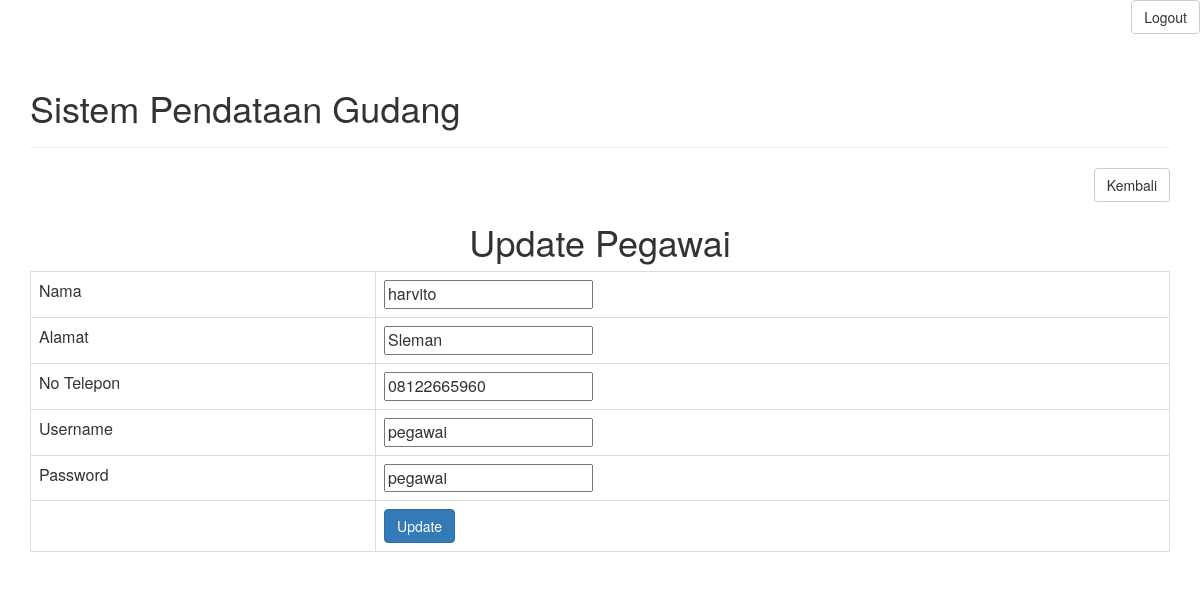
Screenshot of /update-pegawai.php?id=1 (signed in) with the database file from the repository.
### tables this page shows
CREATE TABLE `pegawai` (
  `nipg` int(11) NOT NULL,
  `nama` varchar(256) DEFAULT NULL,
  `alamat` varchar(256) DEFAULT NULL,
  `no_tlp` varchar(256) DEFAULT NULL,
  `username` varchar(11) DEFAULT NULL,
  `password` varchar(16) DEFAULT NULL
);

### objects/pegawai.php (called while the page is built, shortened)
<?php
class Pegawai{
    private $conn;
    private $table_name = "pegawai";
    public $nipg;
    public function __construct($db){
        $this->conn = $db;
    }
      public function readOne(){
        $query = "SELECT
                    nama, alamat, no_tlp ,username,password
                FROM
                    " . $this->table_name . "
                WHERE
                    nipg = ?
                LIMIT
                    0,1";
        $stmt = $this->conn->prepare( $query );
        $stmt->bindParam(1, $this->nipg);
        $stmt->execute();
        $row = $stmt->fetch(PDO::FETCH_ASSOC);
        $this->nama = $row['nama'];
        $this->alamat = $row['alamat'];
        $this->no_tlp = $row['no_tlp'];
        $this->username = $row['username'];
        $this->password = $row['password'];
    }
}
?>

### update-pegawai.php (the view, shortened to what this page needs)
<div class="right-button-margin">
    <a href="logout_manajer.php" class="btn btn-default pull-right">Logout</a>
</div>
<?php
include_once "header.php";
include_once 'objects/pegawai.php';
?>
<div class="right-button-margin">
    <a href="view-pegawai.php" class="btn btn-default pull-right">Kembali</a>
</div>
<?php
echo '<h1 style="text-align:center;">Update Pegawai</h1>';
?>
<?php
    $nipg = isset($_GET['id']) ? $_GET['id'] : die('ERROR: missing ID.');
    $database = new Database();
    $db = $database->getConnection();
    $pegawai = new Pegawai($db);
    $pegawai->nipg = $nipg;
    $pegawai->readOne();
?>
<form action="update-pegawai.php?id=<?php echo $id;?>" method="post">
    <table class="table table-hover table-responsive table-bordered">
        <tr>
            <td>Nama</td>
            <td><input type="text" name="nama" value="<?php echo $pegawai->nama; ?>"></td>
        </tr>
        <tr>
            <td>Alamat</td>
            <td><input type="text" name="alamat" value="<?php echo $pegawai->alamat; ?>"></td>
        </tr>
         <tr>
            <td>No Telepon</td>
            <td><input type="number" name="no_tlp" value="<?php echo $pegawai->no_tlp; ?>"></td>
        </tr>
        <tr>
            <td>Username</td>
            <td><input type="text" name="username" value="<?php echo $pegawai->username; ?>"></td>
        </tr>
        <tr>
            <td>Password</td>
            <td><input type="text" name="password" value="<?php echo $pegawai->password; ?>"></td>
        </tr>
        <tr>
            <td></td>
            <td>
                <button class="btn btn-primary" type="submit">Update</button>
            </td>
        </tr>
    </table>
</form>
<?php
include_once "footer.php";
?>

### header.php (style rules this page uses)
.right-button-margin { margin: 0 0 1em 0; overflow: hidden; }

### rows the page displays
pegawai: nama "harvito", alamat "Sleman", no_tlp "08122665960", username "pegawai", password "pegawai"

### other values shown
$page_title "Sistem Pendataan Gudang"
